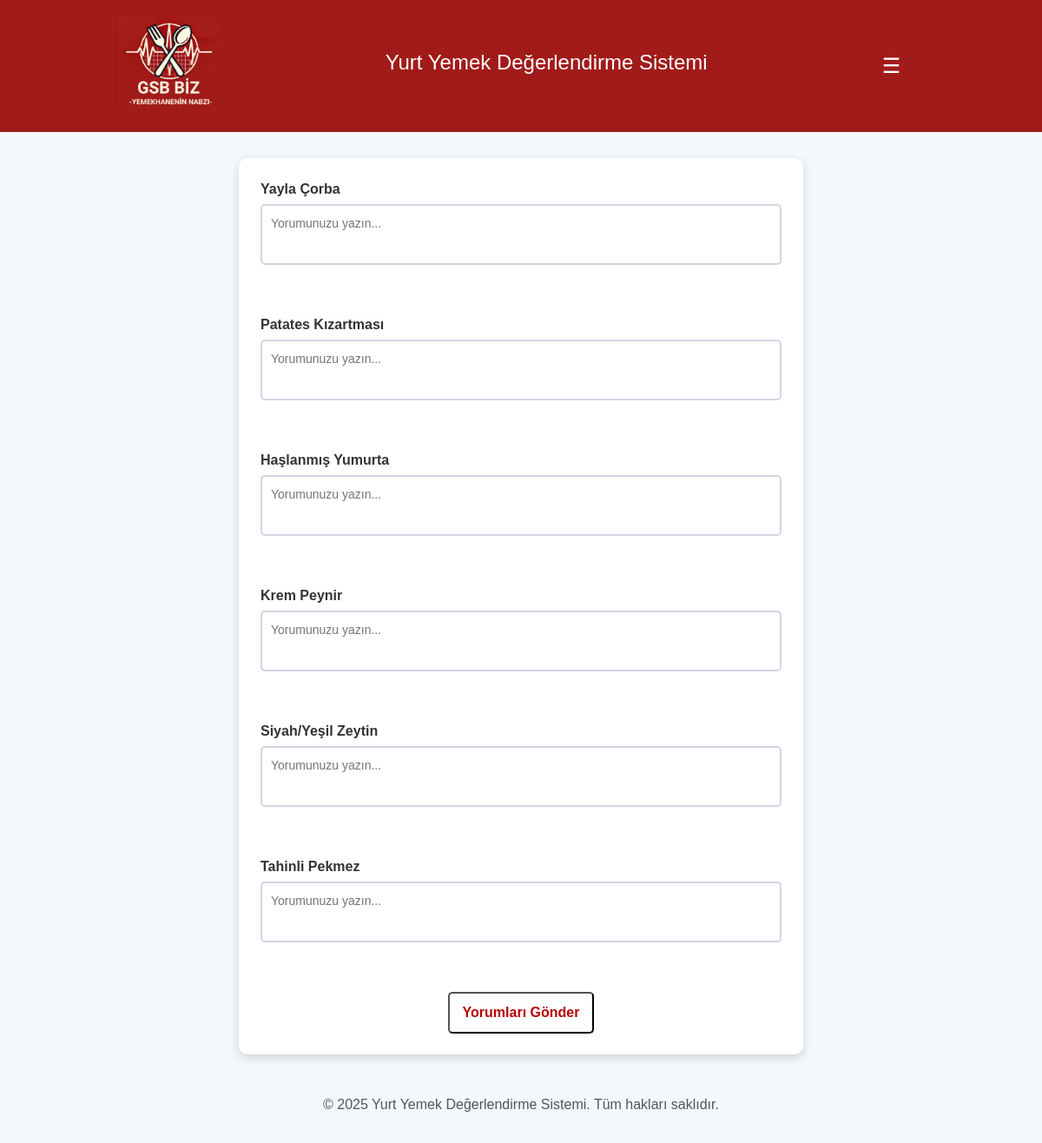
The page /yemek_yorumla/ (signed in) on the database its author committed.
### feedbackApp/models.py (models this page shows, shortened)
class YemekListesi(models.Model):
    tarih = models.DateField()
    il = models.ForeignKey(Sehir, on_delete=models.CASCADE)
    ogun = models.CharField(max_length=20, choices=OGUN_CHOICES)
    yemek_1 = models.CharField(max_length=100, blank=True, null=True)
    yemek_2 = models.CharField(max_length=100, blank=True, null=True)
    yemek_3 = models.CharField(max_length=100, blank=True, null=True)
    yemek_4 = models.CharField(max_length=100, blank=True, null=True)
    yemek_5 = models.CharField(max_length=100, blank=True, null=True)
    yemek_6 = models.CharField(max_length=100, blank=True, null=True)
    yemek_7 = models.CharField(max_length=100, blank=True, null=True)
    yemek_8 = models.CharField(max_length=100, blank=True, null=True)
    yemek_9 = models.CharField(max_length=100, blank=True, null=True)
    yemek_10 = models.CharField(max_length=100, blank=True, null=True)

### feedbackApp/views.py (the view, shortened to what this page needs)
# urls.py: path('yemek_yorumla/', views.yemek_yorumla, name='yemek_yorumla'),
@login_required
def yemek_yorumla(request):
    today = datetime.today().date()
    current_hour = datetime.now().hour
    user_city = request.user.sehir_id if request.user.is_authenticated else None
    if 6 <= current_hour < 13:
        ogun = "kahvaltı"
    elif 16 <= current_hour < 24:
        ogun = "Akşam"
    else:
        return render(request, 'not_available.html')
    yemek_kaydi = YemekListesi.objects.filter(tarih=today, ogun=ogun, il_id=user_city).first()
    yemekler = []
    if yemek_kaydi:
        yemekler = [
            yemek_kaydi.yemek_1, yemek_kaydi.yemek_2, yemek_kaydi.yemek_3, yemek_kaydi.yemek_4,
            yemek_kaydi.yemek_5, yemek_kaydi.yemek_6, yemek_kaydi.yemek_7, yemek_kaydi.yemek_8,yemek_kaydi.yemek_9, yemek_kaydi.yemek_10
        ]
        yemekler = [yemek for yemek in yemekler if yemek]
    if not yemek_kaydi:
        messages.warning(request, "Bugün için yemek listesi bulunmamaktadır.")
    return render(request, "yemek-yorumla.html", {"yemekler": yemekler, "bugun_tarih": today})

### feedbackApp/templates/yemek-yorumla.html (shortened to what this page needs)
{% extends 'base.html' %}
{% load static %}
    {% block extra_css %}
    <link rel="stylesheet" href="{% static 'css/index.css' %}">
    {% endblock %}
{% block content %}
{% if yemekler %}
<form id="yemekForm" method="POST" enctype="multipart/form-data">
    {% for yemek in yemekler %}
        <div class="yemek">
            <label for="yorum_{{ forloop.counter }}">
                {{ yemek }}
            </label>
            <textarea
                name="yorum"
                class="yorum"
                placeholder="Yorumunuzu yazın..."
                data-yemek-isim="{{ yemek }}"
                id="yorum_{{ forloop.counter }}"
            ></textarea>
            <div class="foto-container" style="display: flex; gap: 10px;">
            </div>
        </div>
    {% endfor %}
    <button class="gonder" type="submit">Yorumları Gönder</button>
</form>
{% else %}
<p>Bugün için yemekler bulunmamaktadır.</p>
{% endif %}
{% endblock content %}

### static/css/index.css (style rules this page uses)
body { font-family: "Arial", sans-serif; background-color: #f4f7fc; margin: 0; padding: 0; text-align: center; }
.gonder { background-color: white; color: #b80000; padding: 10px 15px; text-decoration: none; font-weight: bold; border-radius: 5px; transition: 0.3s; }
.yemek { margin-bottom: 20px; text-align: left; }
label { font-weight: bold; font-size: 16px; color: #333; display: block; margin-bottom: 5px; }
.yorum { width: 100%; height: 70px; padding: 10px; border: 2px solid #d0d7e3; border-radius: 5px; font-size: 14px; resize: none; transition: 0.3s; }

### rows shown on the page
YemekListesi: yemekler "Yayla Çorba" "Patates Kızartması" "Haşlanmış Yumurta" "Krem Peynir" "Siyah/Yeşil Zeytin" "Tahinli Pekmez", yemekler "Yorumunuzu yazın..." "Yorumunuzu yazın..." "Yorumunuzu yazın..." "Yorumunuzu yazın..." "Yorumunuzu yazın..." "Yorumunuzu yazın..."
